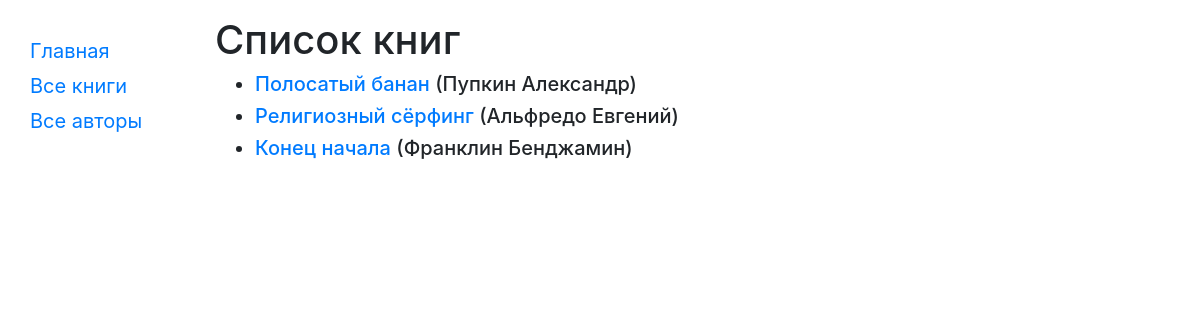
Before: /catalog/books/ with the older database file.
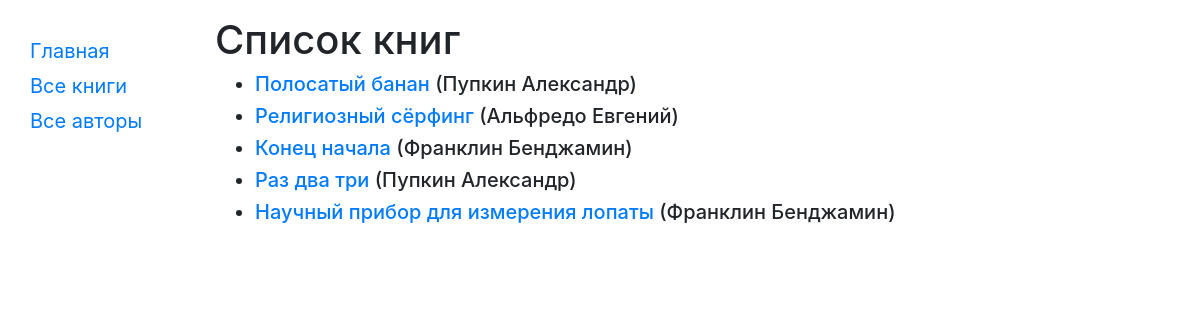
After: the same page with the newer database file.
### catalog/models.py (models this page shows, shortened)
class Book(models.Model):
    title = models.CharField(max_length=200)
    author = models.ForeignKey('Author', on_delete=models.SET_NULL, null=True)
    summary = models.TextField(max_length=1000, help_text="Enter a brief description of the book")
    isbn = models.CharField('ISBN',max_length=13, help_text='13 Character <a href="https://www.isbn-international.org/content/what-isbn">ISBN number</a>')
    genre = models.ManyToManyField(Genre, help_text="Select a genre for this book")
    def get_absolute_url(self):
        return reverse('book-detail', args=[str(self.id)])
    def display_genre(self):
        """
        Creates a string for the Genre. This is required to display genre in Admin.
        """
        return ', '.join([genre.name for genre in self.genre.all()[:3]])
    display_genre.short_description = 'Genre'

class Author(models.Model):
    first_name = models.CharField(max_length=100)
    last_name = models.CharField(max_length=100)
    date_of_birth = models.DateField(null=True, blank=True)
    date_of_death = models.DateField('Died', null=True, blank=True)
    def __str__(self):
        return f'{self.last_name} {self.first_name}'

### catalog/views.py (the view)
class BookListView(generic.ListView):
    model = Book
    paginate_by = 10

### catalog/templates/catalog/book_list.html
{% extends "base_generic.html" %}
{% block content %}
    <h1>Список книг</h1>
    {% if book_list %}
    <ul>
      {% for book in book_list %}
      <li class="h5">
        <a href="{{ book.get_absolute_url }}">{{ book.title }}</a> ({{book.author}})
      </li>
      {% endfor %}
    </ul>
    {% else %}
      <p>В библиотеке нет книг.</p>
    {% endif %}
{% endblock %}

Changed rows visible on the page:
added Book: title "Раз два три", author "Пупкин Александр"
added Book: title "Научный прибор для измерения лопаты", author "Франклин Бенджамин"
